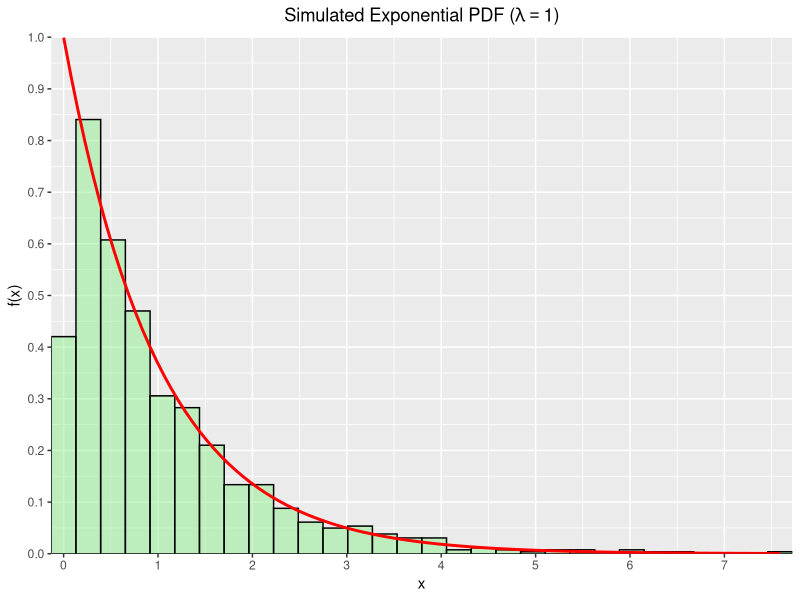

This figure's R source:
## ---- chunk 1
# Load required libraries
library(dplyr)
library(ggplot2)
# Set chunk options
knitr::opts_chunk$set(echo = FALSE, warning = FALSE, message = FALSE)
## ---- chunk 2
y_rexp <- data.frame(
  sim_values = rexp(n = 1000, rate = 1)
)

ggplot2::ggplot(
  y_rexp,
  aes(sim_values)
) +
  ggplot2::geom_histogram(
    aes(y = ..density..),
    bins = 30,
    col = "black",
    fill = "lightgreen",
    alpha = 0.5
  ) +
  ggplot2::stat_function(
    fun = dexp,
    args = list(rate = 1),
    linewidth = 1,
    col = "red"
  ) +
  ggplot2::scale_x_continuous(
    expand = c(0, 0),
    n.breaks = 10
  ) +
  ggplot2::scale_y_continuous(
    expand = c(0, 0),
    limits = c(0, 1),
    n.breaks = 10
  ) +
  ggplot2::labs(
    title = bquote("Simulated Exponential PDF (" * lambda == 1 * ")"),
    x = "x",
    y = "f(x)"
  ) +
  ggplot2::theme(
    plot.title = element_text(hjust = 0.5)
  )
## ---- chunk 3
# Set seed for reproducibility
set.seed(100)
# Set parameters
lambda <- 1
n_sample <- 40
n_sims <- 1000
